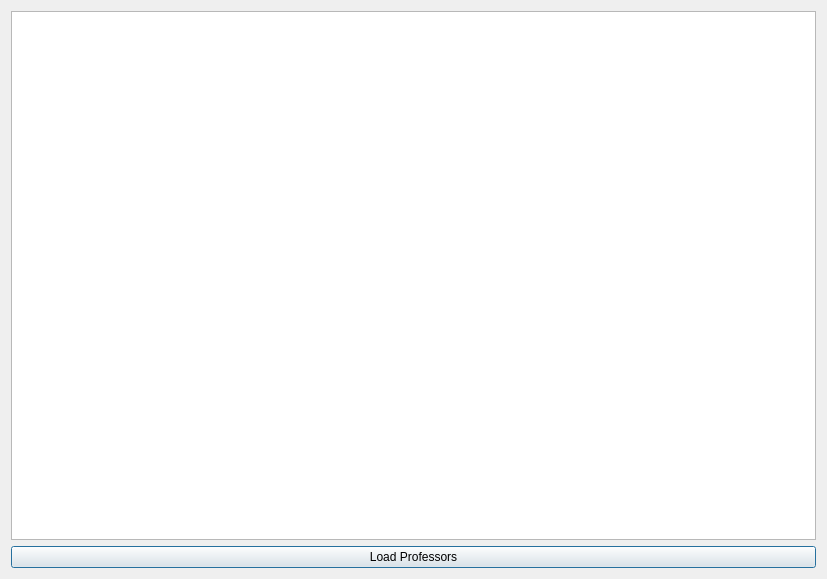
<?xml version="1.0" encoding="UTF-8"?>
<ui version="4.0">
 <class>view_professor</class>
 <widget class="QDialog" name="view_professor">
  <property name="geometry">
   <rect>
    <x>0</x>
    <y>0</y>
    <width>827</width>
    <height>579</height>
   </rect>
  </property>
  <property name="sizePolicy">
   <sizepolicy hsizetype="Minimum" vsizetype="Ignored">
    <horstretch>0</horstretch>
    <verstretch>0</verstretch>
   </sizepolicy>
  </property>
  <property name="windowTitle">
   <string>Professor List</string>
  </property>
  <property name="windowIcon">
   <iconset resource="resource.qrc">
    <normaloff>:/data/icon.png</normaloff>:/data/icon.png</iconset>
  </property>
  <layout class="QGridLayout" name="gridLayout">
   <item row="0" column="0">
    <layout class="QVBoxLayout" name="verticalLayout">
     <item>
      <widget class="QTableView" name="vp_table">
       <property name="styleSheet">
        <string notr="true"/>
       </property>
       <attribute name="horizontalHeaderStretchLastSection">
        <bool>true</bool>
       </attribute>
      </widget>
     </item>
     <item>
      <widget class="QPushButton" name="vp_load">
       <property name="text">
        <string>Load Professors</string>
       </property>
      </widget>
     </item>
    </layout>
   </item>
  </layout>
 </widget>
 <resources>
  <include location="resource.qrc"/>
 </resources>
 <connections/>
</ui>
